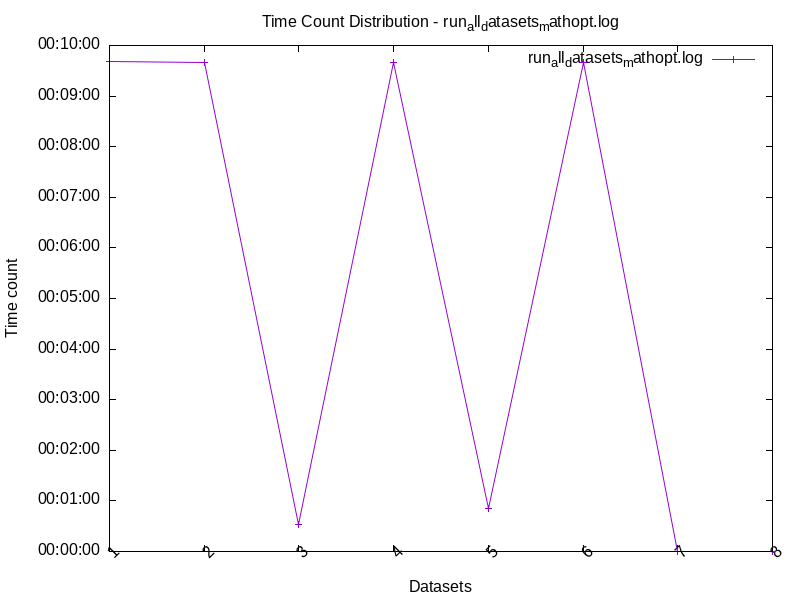

Write the gnuplot code that produced this figure.
set terminal png size 800,600
set output 'run_all_datasets_mathopt.log.png'
set title 'Time Count Distribution - run_all_datasets_mathopt.log'
set xlabel 'Datasets'
set ylabel 'Time count'
set xtics rotate by 45
set ydata time
set timefmt "%H:%M:%S"
set format y "%H:%M:%S"
plot 'run_all_datasets_mathopt.log.dat' using 2:1 with linespoints title 'run_all_datasets_mathopt.log'
